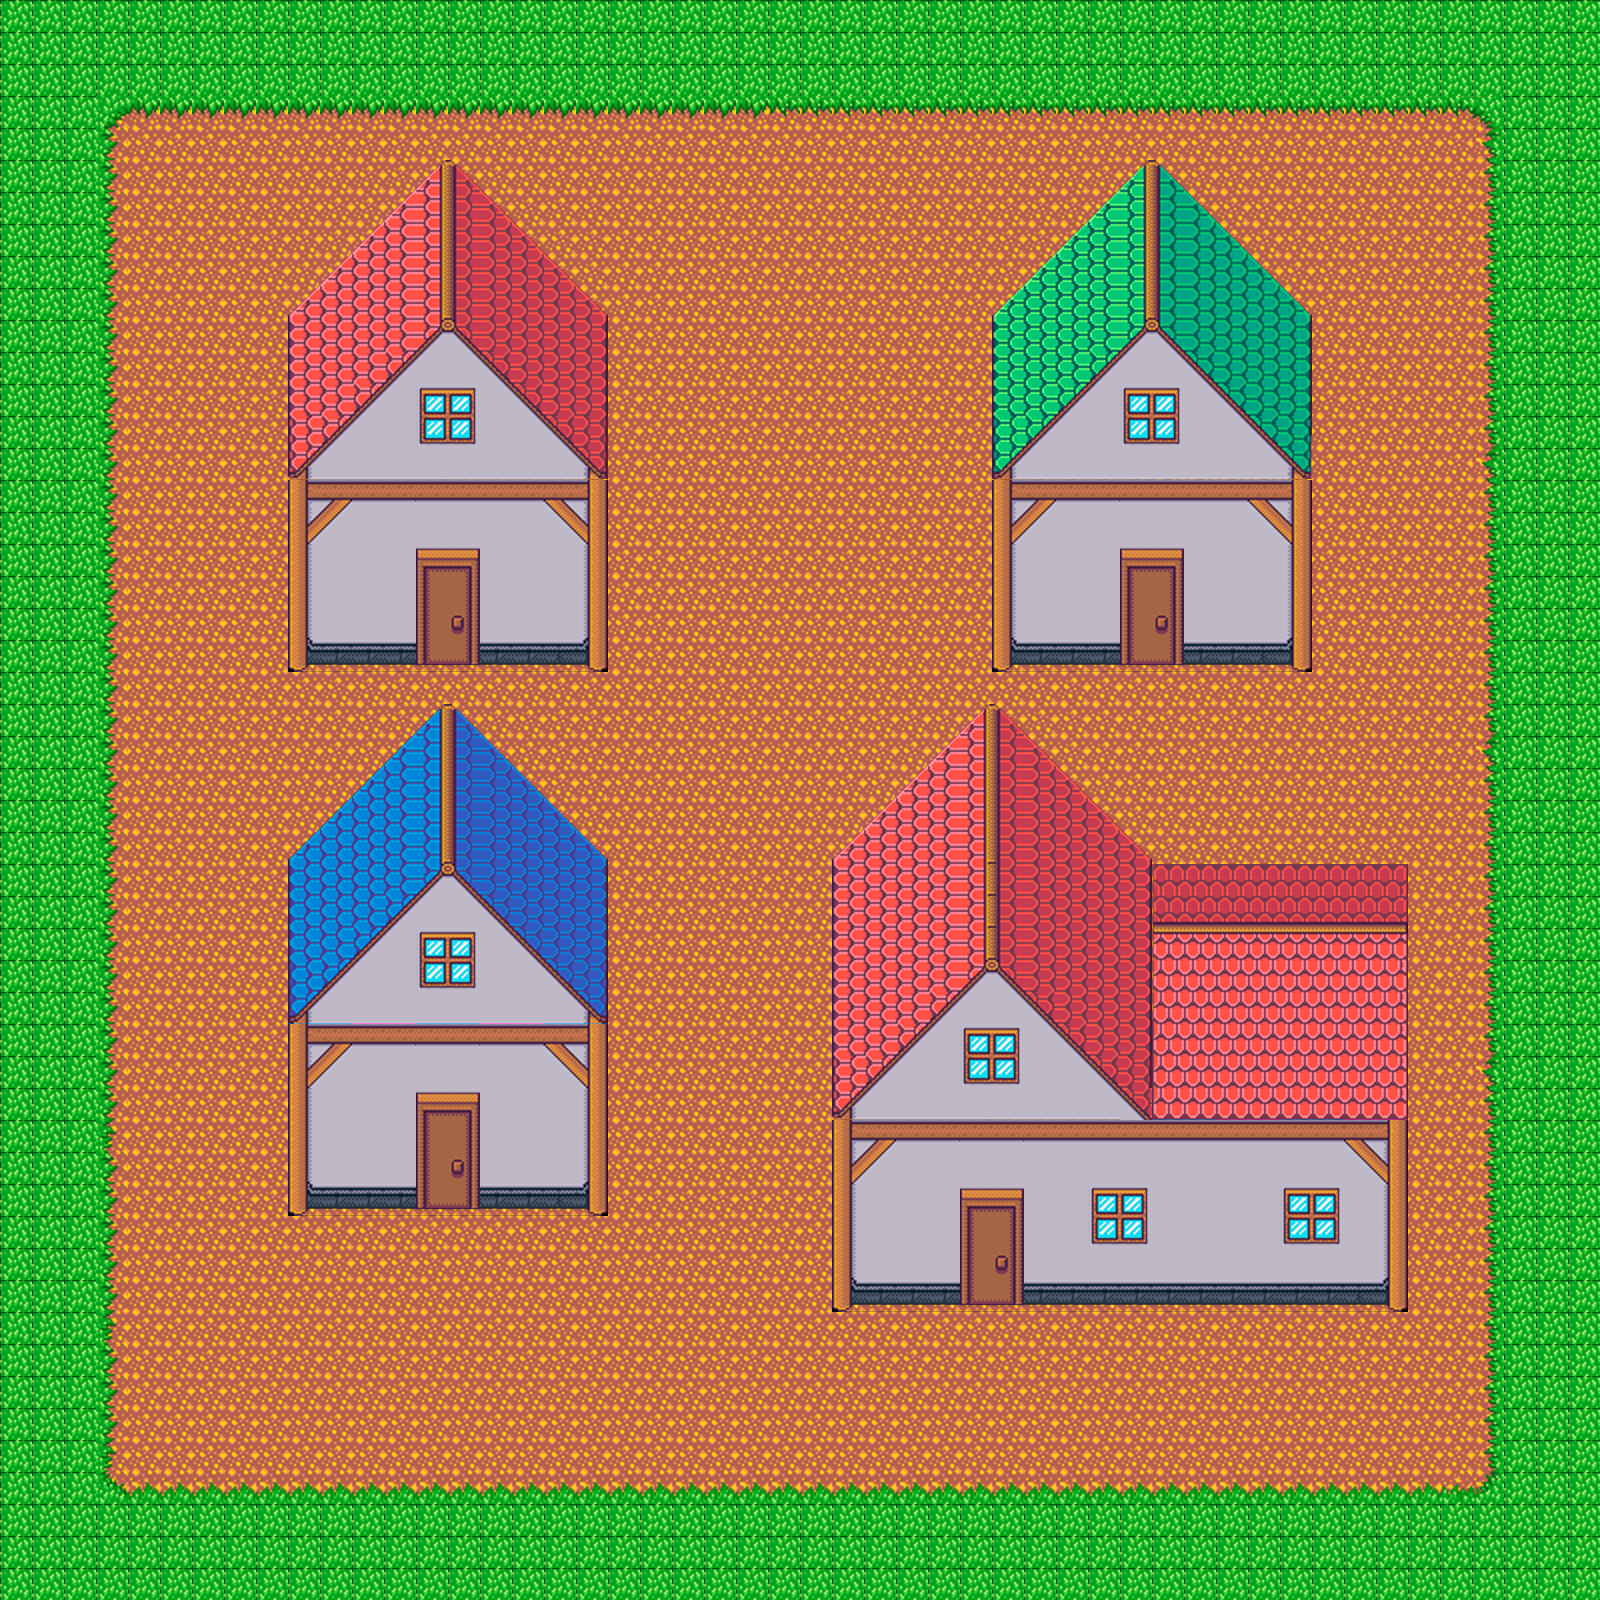

This game map was drawn from its Tiled (.tmx) file and the tilesets committed beside it. A one-line description and the trimmed map source follow:
An orthogonal 50x50 tile map with 32x32 px tiles, 3 tile layers (Capa de patrones 1, Capa de patrones 2, Capa de patrones 3), 2 tilesets.

<map version="1.4" tiledversion="1.4.2" orientation="orthogonal" renderorder="right-down" width="50" height="50" tilewidth="32" tileheight="32" infinite="0" nextlayerid="4" nextobjectid="1">
 <tileset firstgid="1" name="tryfloors32" tilewidth="32" tileheight="32" tilecount="768" columns="32">
  <image source="tryfloors32.png" width="1024" height="768" />
 </tileset>
 <tileset firstgid="769" name="tryhouse32" tilewidth="32" tileheight="32" tilecount="1024" columns="32">
  <image source="tryhouse32.png" width="1024" height="1024" />
 </tileset>
 <layer id="1" name="Capa de patrones 1" width="50" height="50">
  <data>[2500 cells, 2500 non-empty, 14 distinct tile ids]</data>
 </layer>
 <layer id="2" name="Capa de patrones 2" width="50" height="50">
  <data>[2500 cells, 782 non-empty, 400 distinct tile ids]</data>
 </layer>
 <layer id="3" name="Capa de patrones 3" width="50" height="50">
  <data>[2500 cells, 56 non-empty, 12 distinct tile ids]</data>
 </layer>
</map>
